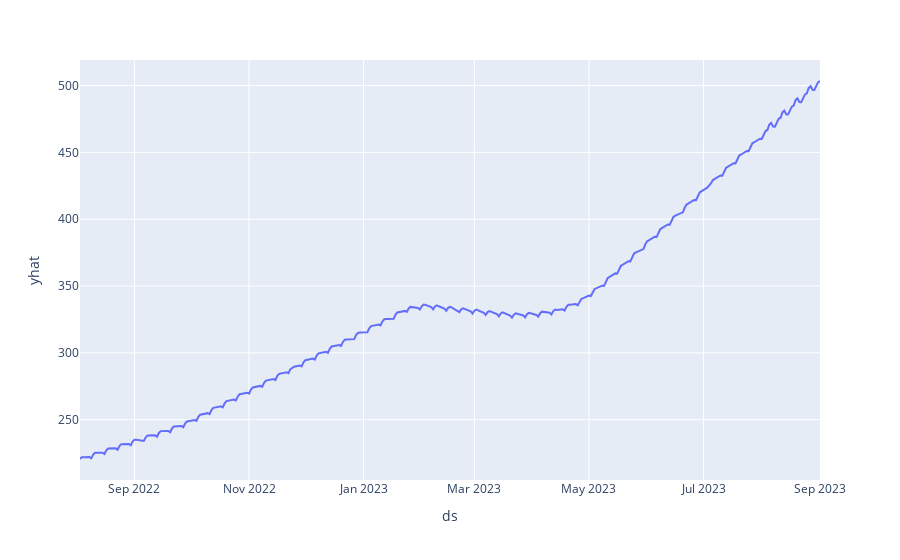

Notebook cell for this chart:
### Code cell
px.line(forecast,x='ds',y='yhat')

### Figure 1 — Plotly figure (JSON) as saved in the notebook; plotly's stock layout.template omitted (floating-point values rounded to 4 significant figures; data arrays with more than 128 entries replaced by an {"elided": "..."} marker saying what was removed)
{"data": [{"hovertemplate": "ds=%{x}<br>yhat=%{y}<extra></extra>", "legendgroup": "", "line": {"color": "#636efa", "dash": "solid"}, "marker": {"symbol": "circle"}, "mode": "lines", "name": "", "orientation": "v", "showlegend": false, "type": "scatter", "x": {"elided": "281 str values"}, "xaxis": "x", "y": {"elided": "281 float values"}, "yaxis": "y"}], "layout": {"legend": {"tracegroupgap": 0}, "margin": {"t": 60}, "xaxis": {"anchor": "y", "domain": [0, 1], "title": {"text": "ds"}}, "yaxis": {"anchor": "x", "domain": [0, 1], "title": {"text": "yhat"}}}}
